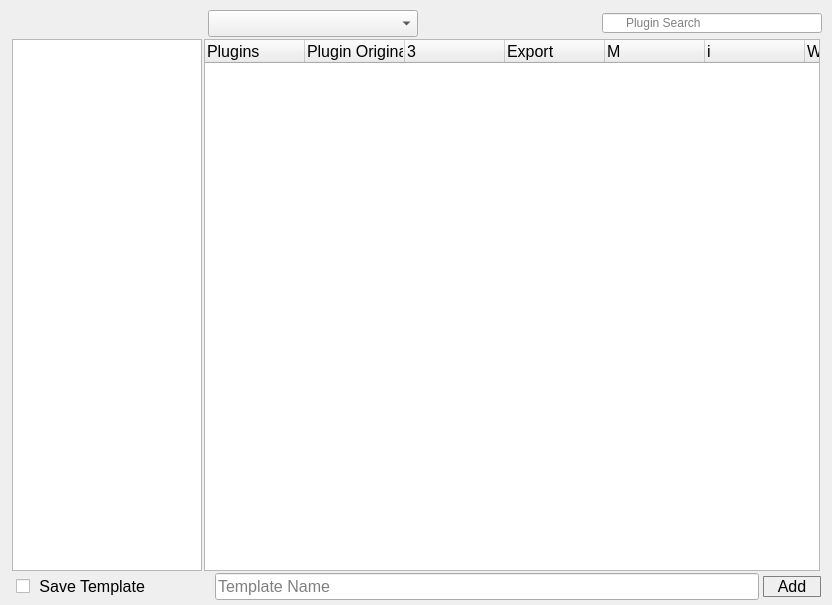
<?xml version="1.0" encoding="UTF-8"?>
<ui version="4.0">
 <class>plugin_selector</class>
 <widget class="QFrame" name="plugin_selector">
  <property name="geometry">
   <rect>
    <x>0</x>
    <y>0</y>
    <width>832</width>
    <height>605</height>
   </rect>
  </property>
  <property name="font">
   <font>
    <pointsize>12</pointsize>
   </font>
  </property>
  <property name="focusPolicy">
   <enum>Qt::ClickFocus</enum>
  </property>
  <property name="windowTitle">
   <string>Dialog</string>
  </property>
  <layout class="QVBoxLayout" name="verticalLayout_6">
   <property name="spacing">
    <number>10</number>
   </property>
   <property name="leftMargin">
    <number>10</number>
   </property>
   <property name="topMargin">
    <number>10</number>
   </property>
   <property name="rightMargin">
    <number>10</number>
   </property>
   <property name="bottomMargin">
    <number>5</number>
   </property>
   <item>
    <layout class="QVBoxLayout" name="verticalLayout_5">
     <property name="spacing">
      <number>0</number>
     </property>
     <item>
      <layout class="QHBoxLayout" name="horizontalLayout">
       <property name="spacing">
        <number>8</number>
       </property>
       <item>
        <widget class="QLabel" name="label">
         <property name="minimumSize">
          <size>
           <width>190</width>
           <height>0</height>
          </size>
         </property>
         <property name="maximumSize">
          <size>
           <width>190</width>
           <height>16777215</height>
          </size>
         </property>
         <property name="text">
          <string/>
         </property>
        </widget>
       </item>
       <item>
        <widget class="QComboBox" name="comboBox_template_plugins_selection">
         <property name="minimumSize">
          <size>
           <width>210</width>
           <height>0</height>
          </size>
         </property>
         <property name="focusPolicy">
          <enum>Qt::NoFocus</enum>
         </property>
         <property name="styleSheet">
          <string notr="true"/>
         </property>
        </widget>
       </item>
       <item>
        <widget class="m_hovered_pushButton" name="pushButton_remove_template">
         <property name="minimumSize">
          <size>
           <width>21</width>
           <height>21</height>
          </size>
         </property>
         <property name="maximumSize">
          <size>
           <width>21</width>
           <height>21</height>
          </size>
         </property>
         <property name="focusPolicy">
          <enum>Qt::NoFocus</enum>
         </property>
         <property name="styleSheet">
          <string notr="true">QPushButton:checked{ border: none;  }
QPushButton:!checked{  border: none;  } 
QPushButton:clicked{ border: none;}               
QPushButton:pressed { white; border: none; }
</string>
         </property>
         <property name="text">
          <string/>
         </property>
        </widget>
       </item>
       <item>
        <spacer name="horizontalSpacer">
         <property name="orientation">
          <enum>Qt::Horizontal</enum>
         </property>
         <property name="sizeHint" stdset="0">
          <size>
           <width>40</width>
           <height>20</height>
          </size>
         </property>
        </spacer>
       </item>
       <item>
        <widget class="QLineEdit" name="lineEdit_plugin_search">
         <property name="minimumSize">
          <size>
           <width>220</width>
           <height>20</height>
          </size>
         </property>
         <property name="maximumSize">
          <size>
           <width>16777215</width>
           <height>20</height>
          </size>
         </property>
         <property name="font">
          <font>
           <family>SegoeUI</family>
           <pointsize>-1</pointsize>
          </font>
         </property>
         <property name="styleSheet">
          <string notr="true">QLineEdit {
    background-repeat: no-repeat;
    background-position: left;
    font-family: SegoeUI;
    font-size: 12px;
    border-width: 2px;
    padding: 0 0 0 20; /* left padding (last number) must be more than the icon's width */
}</string>
         </property>
         <property name="frame">
          <bool>true</bool>
         </property>
         <property name="placeholderText">
          <string>Plugin Search</string>
         </property>
         <property name="clearButtonEnabled">
          <bool>true</bool>
         </property>
        </widget>
       </item>
      </layout>
     </item>
     <item>
      <widget class="QStackedWidget" name="stackedWidget">
       <property name="currentIndex">
        <number>0</number>
       </property>
       <widget class="QWidget" name="page_all_plugins">
        <layout class="QVBoxLayout" name="verticalLayout">
         <property name="spacing">
          <number>2</number>
         </property>
         <property name="leftMargin">
          <number>2</number>
         </property>
         <property name="topMargin">
          <number>2</number>
         </property>
         <property name="rightMargin">
          <number>2</number>
         </property>
         <property name="bottomMargin">
          <number>2</number>
         </property>
         <item>
          <layout class="QHBoxLayout" name="horizontalLayout_3">
           <property name="spacing">
            <number>2</number>
           </property>
           <item>
            <widget class="QTableWidget" name="tableWidget_parent_list">
             <property name="minimumSize">
              <size>
               <width>190</width>
               <height>0</height>
              </size>
             </property>
             <property name="maximumSize">
              <size>
               <width>190</width>
               <height>16777215</height>
              </size>
             </property>
             <property name="font">
              <font>
               <pointsize>12</pointsize>
              </font>
             </property>
             <property name="styleSheet">
              <string notr="true">QTableView {
/*selection-background-color: #87CEFF;*/
selection-background-color: #0069EB;
selection-color:white;
 }






QTableView::item:selected:!active {
    color:white;
    
   /*background-color:  #0069EB;*/


}




 QTableView::item:selected:!active {
                                 color:white;
                                 background-color:  #0069EB;
                                  }


                                 QTableView {
                                 selection-background-color: #0069D7;
                                    }
    

                                 QTableView::item:selected:!active {
                                 color:white;
                                 background-color:  #0069EB;
                                 }

QScrollBar{
		width:9px;
}</string>
             </property>
             <property name="sizeAdjustPolicy">
              <enum>QAbstractScrollArea::AdjustToContentsOnFirstShow</enum>
             </property>
             <property name="editTriggers">
              <set>QAbstractItemView::NoEditTriggers</set>
             </property>
             <property name="alternatingRowColors">
              <bool>true</bool>
             </property>
             <property name="selectionMode">
              <enum>QAbstractItemView::SingleSelection</enum>
             </property>
             <property name="selectionBehavior">
              <enum>QAbstractItemView::SelectRows</enum>
             </property>
             <property name="showGrid">
              <bool>false</bool>
             </property>
             <property name="gridStyle">
              <enum>Qt::NoPen</enum>
             </property>
             <attribute name="horizontalHeaderVisible">
              <bool>false</bool>
             </attribute>
             <attribute name="horizontalHeaderStretchLastSection">
              <bool>true</bool>
             </attribute>
             <attribute name="verticalHeaderVisible">
              <bool>false</bool>
             </attribute>
             <column>
              <property name="text">
               <string>Translated Name</string>
              </property>
             </column>
             <column>
              <property name="text">
               <string>Original Name</string>
              </property>
             </column>
            </widget>
           </item>
           <item>
            <widget class="QTreeWidget" name="treeWidget_plugins">
             <property name="font">
              <font>
               <pointsize>12</pointsize>
              </font>
             </property>
             <property name="styleSheet">
              <string notr="true">QTreeWidget {

/*selection-background-color: #87CEFF;*/
 /*selection-background-color: #0069EB; */
selection-color:white;
 }

QTreeWidget::item{ 
	 height: 26px; 
 }


QTreeWidget::item:selected:!active {
    color:white;
    background-color:  #0069EB;
}

 
                                QTreeWidget {
                                 selection-background-color: #0069D7;
                                    } 


QScrollBar{
		width:9px;
}

QTreeWidget::indicator:checked {background-color:#777777;border: 1px solid #d6d6d6;}
QTreeWidget::indicator:unchecked {background-color:#f1f1f1;border: 1px solid #777777;}






QTreeWidget::indicator {
width: 13px;
height: 13px;
}


</string>
             </property>
             <property name="frameShape">
              <enum>QFrame::StyledPanel</enum>
             </property>
             <property name="editTriggers">
              <set>QAbstractItemView::NoEditTriggers</set>
             </property>
             <property name="alternatingRowColors">
              <bool>true</bool>
             </property>
             <property name="rootIsDecorated">
              <bool>true</bool>
             </property>
             <property name="animated">
              <bool>true</bool>
             </property>
             <column>
              <property name="text">
               <string notr="true">Plugins</string>
              </property>
             </column>
             <column>
              <property name="text">
               <string>Plugin Original Name</string>
              </property>
             </column>
             <column>
              <property name="text">
               <string/>
              </property>
             </column>
             <column>
              <property name="text">
               <string>Export</string>
              </property>
             </column>
             <column>
              <property name="text">
               <string>M</string>
              </property>
             </column>
             <column>
              <property name="text">
               <string>i</string>
              </property>
             </column>
             <column>
              <property name="text">
               <string>W</string>
              </property>
             </column>
             <column>
              <property name="text">
               <string>A</string>
              </property>
             </column>
             <column>
              <property name="text">
               <string>Blank</string>
              </property>
             </column>
            </widget>
           </item>
          </layout>
         </item>
        </layout>
       </widget>
      </widget>
     </item>
     <item>
      <layout class="QHBoxLayout" name="horizontalLayout_2">
       <property name="spacing">
        <number>3</number>
       </property>
       <property name="leftMargin">
        <number>6</number>
       </property>
       <item>
        <widget class="QCheckBox" name="checkBox_save_template">
         <property name="minimumSize">
          <size>
           <width>196</width>
           <height>0</height>
          </size>
         </property>
         <property name="maximumSize">
          <size>
           <width>190</width>
           <height>16777215</height>
          </size>
         </property>
         <property name="text">
          <string> Save Template</string>
         </property>
        </widget>
       </item>
       <item>
        <widget class="QLineEdit" name="lineEdit_save_template">
         <property name="font">
          <font>
           <pointsize>12</pointsize>
           <italic>false</italic>
          </font>
         </property>
         <property name="placeholderText">
          <string>Template Name</string>
         </property>
        </widget>
       </item>
       <item>
        <widget class="QPushButton" name="pushButton_add_template">
         <property name="minimumSize">
          <size>
           <width>60</width>
           <height>23</height>
          </size>
         </property>
         <property name="maximumSize">
          <size>
           <width>16777215</width>
           <height>23</height>
          </size>
         </property>
         <property name="focusPolicy">
          <enum>Qt::NoFocus</enum>
         </property>
         <property name="styleSheet">
          <string notr="true">QPushButton {
	margin: 1px;
     border-color: #7f7f7f;
     border-style: solid;
     border-radius: 1px;
     border-width: 1px;
      }
QPushButton:pressed {
	background-color: qlineargradient(x1: 0, y1: 0, x2: 0, y2: 1, stop: 0 #FFFFFF, stop: 1 #FFFFFF);
                border-color: #000000;
}

QPushButton:checked {
	background-color: qlineargradient(x1: 0, y1: 0, x2: 0, y2: 1, stop: 0 #FFFFFF, stop: 1 #FFFFFF);
                border-color: #484848;
}</string>
         </property>
         <property name="text">
          <string>Add</string>
         </property>
        </widget>
       </item>
      </layout>
     </item>
    </layout>
   </item>
  </layout>
 </widget>
 <customwidgets>
  <customwidget>
   <class>m_hovered_pushButton</class>
   <extends>QPushButton</extends>
   <header location="global">ui_custom_classes/m_hovered_pushbutton.h</header>
  </customwidget>
 </customwidgets>
 <resources/>
 <connections/>
</ui>
